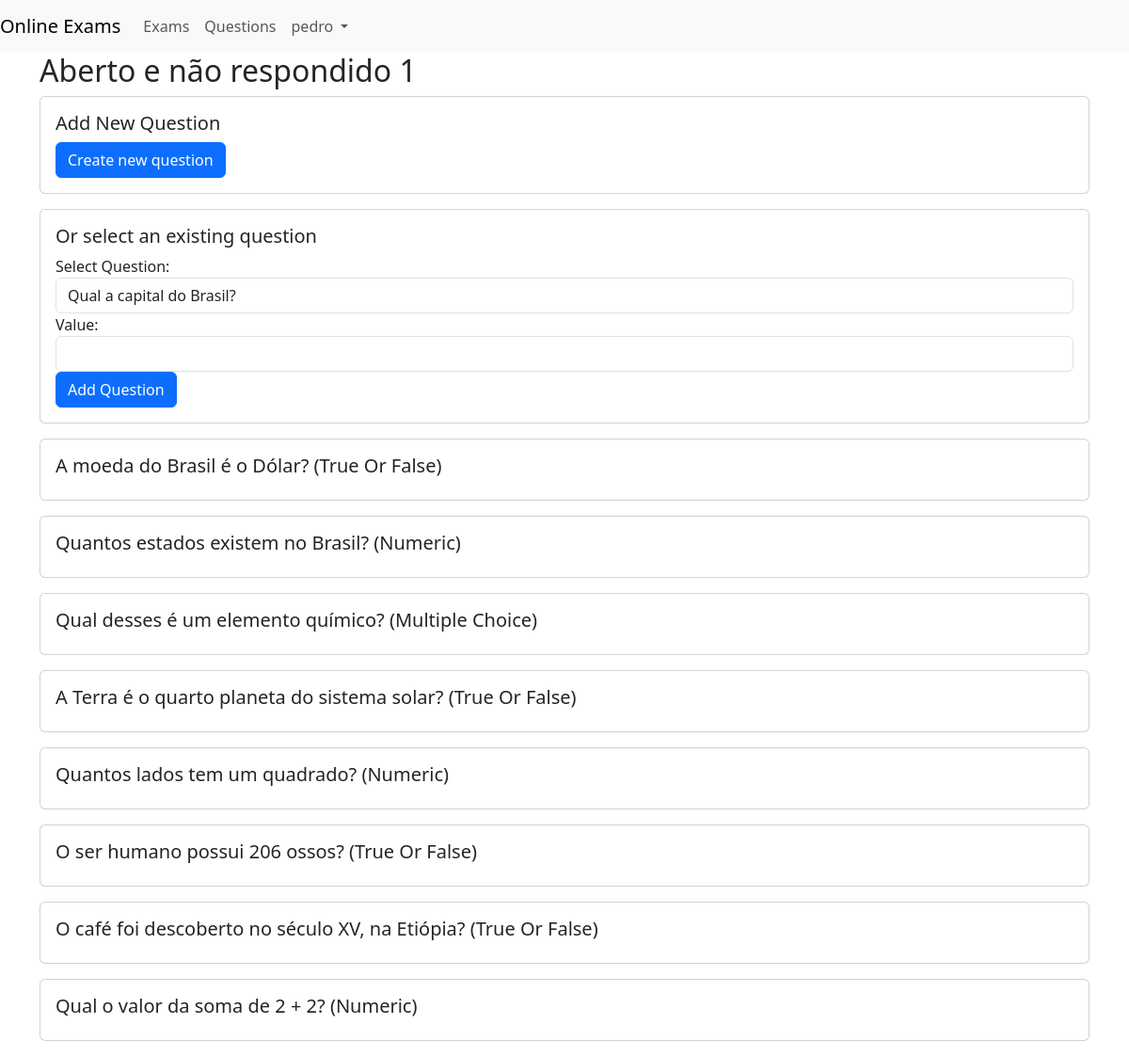
/exams/1/update_questions (signed in), run on the app's committed database.
### app/models.py (models this page shows, shortened)
class User(UserMixin, db.Model):
    id = db.Column(db.Integer, primary_key=True)
    username = db.Column(db.String(20), unique=True, nullable=False)
    password = db.Column(db.String(60), nullable=False)
    user_type_id = db.Column(db.Integer, db.ForeignKey("user_type.id"), nullable=False)
    user_type = db.relationship("UserType", backref=db.backref("users", lazy=True))
    def is_professor(self) -> bool:
        return self.user_type_id == UserTypes.PROFESSOR

class Exam(db.Model):
    id = db.Column(db.Integer, primary_key=True)
    title = db.Column(db.String(100), nullable=False)
    start_date = db.Column(db.DateTime, nullable=False, default=datetime.utcnow)
    duration = db.Column(db.Integer, nullable=False)
    exam_questions = db.relationship("ExamQuestion", back_populates="exam")

class ExamQuestion(db.Model):
    __tablename__ = "exam_questions"
    exam_id = db.Column(db.Integer, db.ForeignKey("exam.id"), primary_key=True)
    question_id = db.Column(db.Integer, db.ForeignKey("question.id"), primary_key=True)
    value = db.Column(db.Integer, nullable=False)
    exam = db.relationship("Exam", back_populates="exam_questions")
    question = db.relationship("Question")

class Question(db.Model):
    id = db.Column(db.Integer, primary_key=True)
    data = db.Column(db.JSON, nullable=False)
    text = db.Column(db.String(1000), nullable=True)
    question_type_id = db.Column(
        db.Integer, db.ForeignKey("question_type.id"), nullable=False
    )
    question_type = db.relationship("QuestionType")

class QuestionType(db.Model):
    id = db.Column(db.Integer, primary_key=True)
    name = db.Column(db.String(20), nullable=False)
    def pretty_name(self):
        return self.name.replace("_", " ").title()

### app/exams/controller.py (the view)
@bp.route("/<int:exam_id>/update_questions", methods=["GET"])
@login_required
def update_questions(exam_id):
    exam = Exam.query.get_or_404(exam_id)
    exam_questions = ExamQuestion.query.filter_by(exam_id=exam.id).all()
    questions = Question.query.all()
    return render_template(
        "exams/update_questions.jinja2",
        title="Exam View",
        exam=exam,
        exam_questions=exam_questions,
        questions=questions,
    )

### app/auth/loaders.py (called while the page is built)
@login_manager.user_loader
def load_user(user_id):
    return User.query.get(int(user_id))

### app/templates/exams/update_questions.jinja2
{% extends "base.jinja2" %}
{% block content %}
    <div class="container">
        <h2>{{ exam.title }}</h2>
        <div class="card mb-3">
            <div class="card-body">
                <h5 class="card-title">Add New Question</h5>
                <a href="{{ url_for('questions.add') }}" class="btn btn-primary">Create new question</a>
            </div>
        </div>
        <div class="card mb-3">
            <div class="card-body">
                <h5 class="card-title">Or select an existing question</h5>
                <form method="post" action="{{ url_for('exams.add_question', exam_id=exam.id) }}">
                    <div class="form-group">
                        <label for="question">Select Question:</label>
                        <select name="question" id="question" class="form-control">
                            {% for question in questions %}
                                <option value="{{ question.id }}">{{ question.text }}</option>
                            {% endfor %}
                        </select>
                    </div>
                    <div class="form-group">
                        <label for="value">Value:</label>
                        <input type="number" class="form-control" id="value" name="value" min="0" max="10" step="0.01">
                    </div>
                    <button type="submit" class="btn btn-primary">Add Question</button>
                </form>
            </div>
        </div>
        {% for exam_question in exam_questions %}
            <div class="card mb-3">
                <div class="card-body">
                    <h5 class="card-title">{{ exam_question.question.text }} ({{ exam_question.question.question_type.pretty_name() }})</h5>
                </div>
            </div>
        {% endfor %}
    </div>
{% endblock %}

### app/templates/base.jinja2 (shortened to what this page needs)
{% from 'bootstrap5/utils.html' import render_messages %}
{% from 'bootstrap5/form.html' import render_form %}
{% from 'bootstrap5/nav.html' import render_nav_item, render_breadcrumb_item %}
{% block doc -%}
    <!DOCTYPE html>
    <html{% block html_attribs %}{% endblock html_attribs %}>
    {%- block html %}
        <head>
            {%- block head %}
                {%- block styles %}
                    {{ bootstrap.load_css() }}
                    <link rel="stylesheet" type="text/css" href="{{ url_for('static', filename='style.css') }}">
                {%- endblock styles %}
            {%- endblock head %}
        </head>
        <body{% block body_attribs %}{% endblock body_attribs %}>
        {%- block body %}
            {% if current_user.is_authenticated %}
                <div class="navbar navbar-expand-lg navbar-light bg-light">
                    <a class="navbar-brand" href="{{ url_for('home') }}">Online Exams</a>
                    <div class="collapse navbar-collapse" id="navbarNav">
                        <ul class="navbar-nav mr-auto">
                            <li class="nav-item">
                                <a class="nav-link" href="{{ url_for('exams.search') }}">Exams</a>
                            </li>
                            {% if current_user.is_professor() %}
                                <li class="nav-item">
                                    <a class="nav-link" href="{{ url_for('questions.search') }}">Questions</a>
                                </li>
                            {% endif %}
                        </ul>
                        <ul class="navbar-nav ml-auto">
                            <li class="nav-item dropdown">
                                <a class="nav-link dropdown-toggle" href="#" id="userDropdown" role="button" data-bs-toggle="dropdown" aria-expanded="false">
                                     {{ current_user.username }}
                                </a>
                            </li>
                        </ul>
                    </div>
                </div>
            {% endif %}
            {% block content -%}
            {%- endblock content %}
        {%- endblock body %}
        </body>
    {%- endblock html %}
    </html>
{% endblock doc -%}

### data on the page
User: username "pedro"
Exam: title "Aberto e não respondido 1"
ExamQuestion: question.text "A moeda do Brasil é o Dólar?", question.question_type.pretty_name "True Or False"
ExamQuestion: question.text "Quantos estados existem no Brasil?", question.question_type.pretty_name "Numeric"
ExamQuestion: question.text "Qual desses é um elemento químico?", question.question_type.pretty_name "Multiple Choice"
ExamQuestion: question.text "A Terra é o quarto planeta do sistema solar?", question.question_type.pretty_name "True Or False"
ExamQuestion: question.text "Quantos lados tem um quadrado?", question.question_type.pretty_name "Numeric"
ExamQuestion: question.text "O ser humano possui 206 ossos?", question.question_type.pretty_name "True Or False"
ExamQuestion: question.text "O café foi descoberto no século XV, na Etiópia?", question.question_type.pretty_name "True Or False"
ExamQuestion: question.text "Qual o valor da soma de 2 + 2?", question.question_type.pretty_name "Numeric"

### other printed values
form field question "Qual a capital do Brasil?"
